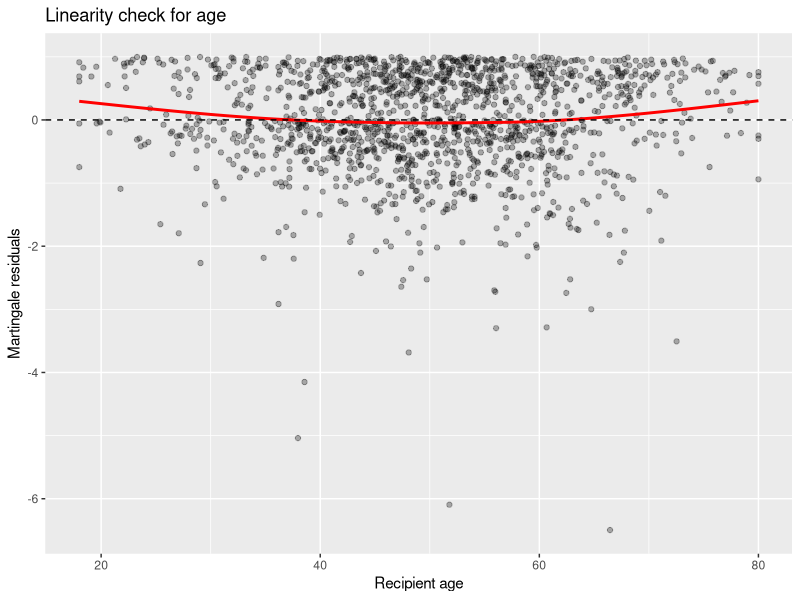
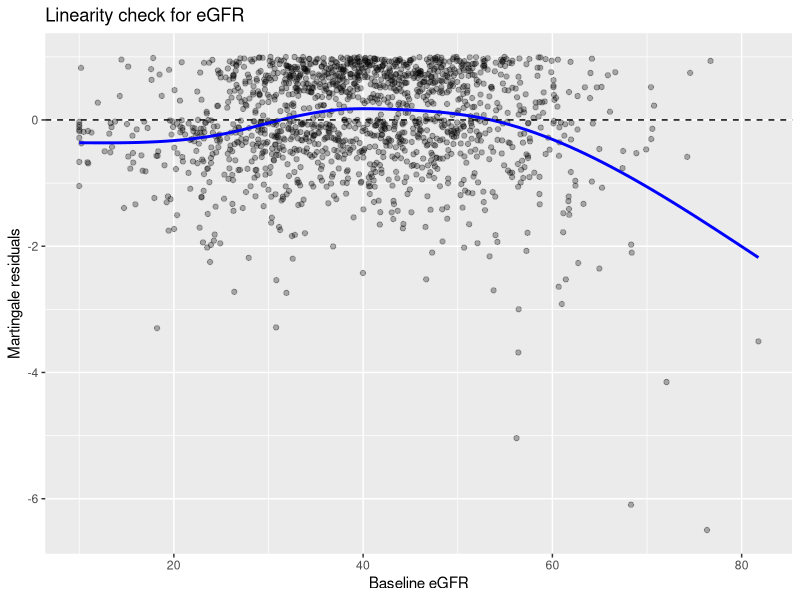
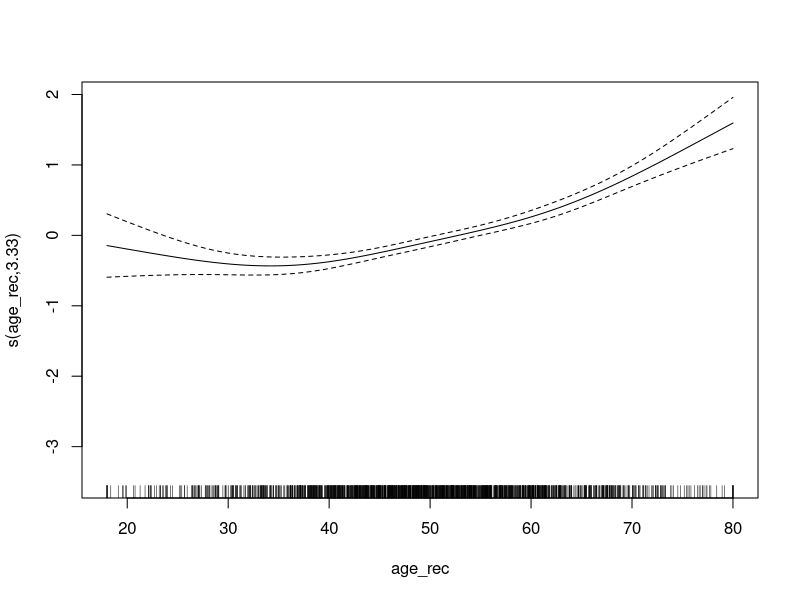
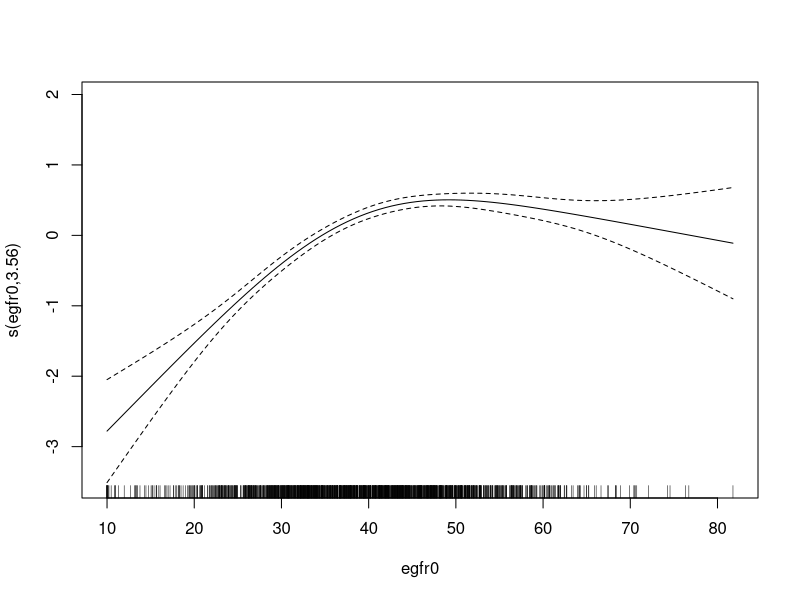
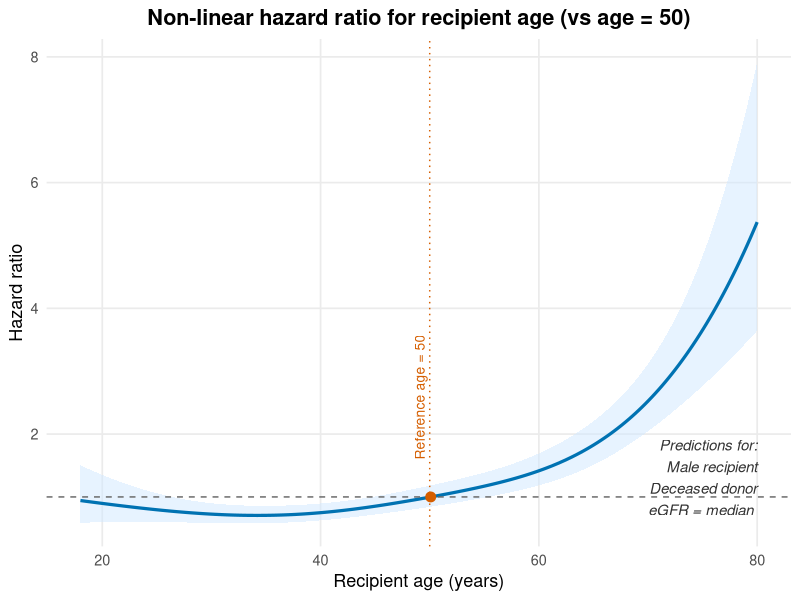
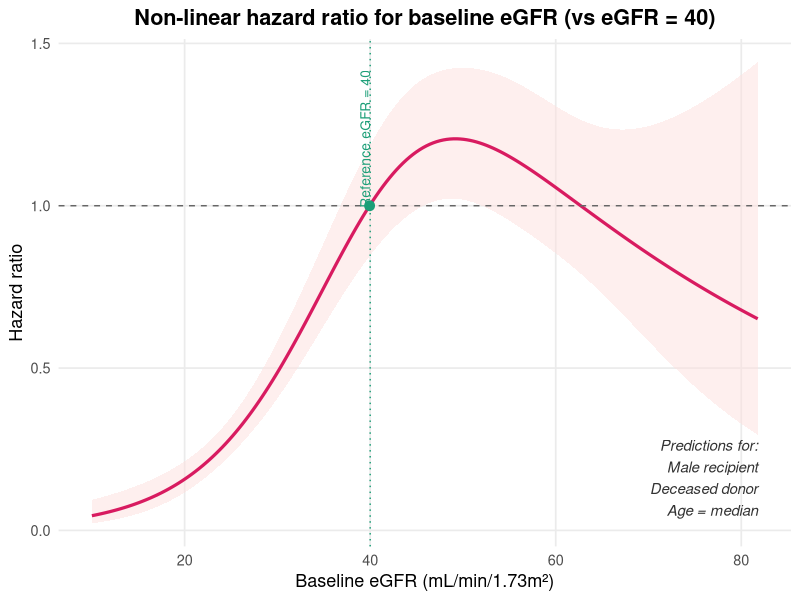

The R script that drew these images, in order:
## ---- chunk 1
knitr::opts_chunk$set(
  message = FALSE,
  warning = FALSE
)
## ---- chunk 2
library(survival)
library(ggplot2)

nonlinear_data <- read.csv("nonlinear_cox_data.csv")

cox_linear <- coxph(
  Surv(time, status) ~ donor_type + 
                        recipient_sex 
                      + age_rec + egfr0,
                        data = nonlinear_data
                        )

mart <- residuals(cox_linear, type = "martingale")

#age
ggplot(nonlinear_data, aes(age_rec, mart)) +
  geom_point(alpha = 0.3) +
  geom_smooth(se = FALSE, col = "red") +
  geom_hline(yintercept = 0, linetype = "dashed") +
  labs(
    x = "Recipient age",
    y = "Martingale residuals",
    title = "Linearity check for age"
  )

#egfr

ggplot(nonlinear_data, aes(egfr0, mart)) +
  geom_point(alpha = 0.3) +
  geom_smooth(se = FALSE, col = "blue") +
  geom_hline(yintercept = 0, linetype = "dashed") +
  labs(
    x = "Baseline eGFR",
    y = "Martingale residuals",
    title = "Linearity check for eGFR"
  )



## ---- chunk 3

#---------nonlinear cox
library(mgcv)

gam_cox <- gam(
  time ~ 
    donor_type + recipient_sex +
    s(age_rec, k = 5, bs = "tp") +
    s(egfr0,   k = 5, bs = "tp"),
  family  = cox.ph(),
  data    = nonlinear_data,
  weights = status   # 1 = event, 0 = censored
)

summary(gam_cox)

plot(gam_cox)

## ---- chunk 4

library(ggplot2)



df<-nonlinear_data

#age
age_seq <- seq(min(df$age_rec), max(df$age_rec), length.out = 200)
new_age <- data.frame(
  age_rec       = age_seq,
  egfr0         = median(df$egfr0),
  donor_type    = "Deceased",
  recipient_sex = "Male"
)

pred <- predict(gam_cox, newdata = new_age, type = "link", se.fit = TRUE)

# Reference at age 50
ref_index <- which.min(abs(age_seq - 50))
ref       <- pred$fit[ref_index]
logHR     <- pred$fit - ref

plot_age <- data.frame(
  age_rec = age_seq,
  HR      = exp(logHR),
  lo      = exp(logHR - 1.96 * pred$se.fit),
  hi      = exp(logHR + 1.96 * pred$se.fit)
)

ref_point <- plot_age[ref_index, ]



ggplot(plot_age, aes(x = age_rec, y = HR)) +
  # CI ribbon
  geom_ribbon(aes(ymin = lo, ymax = hi),
              fill = "#cfe8ff", alpha = 0.5) +
  # HR curve
  geom_line(colour = "#0072B2", linewidth = 1.1) +
  # Horizontal HR=1
  geom_hline(yintercept = 1, linetype = "dashed", colour = "grey40") +
  # Vertical reference at age 50
  geom_vline(xintercept = 50, linetype = "dotted", colour = "#D55E00") +
  # Highlight reference point
  geom_point(data = ref_point,
             aes(x = age_rec, y = HR),
             colour = "#D55E00", size = 3) +
  # Annotation for age 50
  annotate("text",
           x = 50, y = max(plot_age$HR, na.rm = TRUE),
           label = "Reference age = 50",
           colour = "#D55E00", angle = 90,
           vjust = -0.5, hjust = 1.9, size = 3.5) +
  # New annotation for scenario (male recipient + deceased donor)
  annotate("text",
           x = max(plot_age$age_rec),
           y = min(plot_age$HR),
           label = "Predictions for:\nMale recipient\nDeceased donor\neGFR = median ",
           hjust = 1, vjust = 0,
           colour = "grey20", size = 3.8,
           fontface = "italic") +
  labs(
    title = "Non-linear hazard ratio for recipient age (vs age = 50)",
    x     = "Recipient age (years)",
    y     = "Hazard ratio"
  ) +
  theme_minimal(base_size = 13) +
  theme(
    plot.title   = element_text(face = "bold", hjust = 0.5),
    panel.grid.minor = element_blank()
  )


#egfr
egfr_seq <- seq(min(df$egfr0), max(df$egfr0), length.out = 200)

new_egfr <- data.frame(
  age_rec       = median(df$age_rec),
  egfr0         = egfr_seq,
  donor_type    = "Deceased",
  recipient_sex = "Male"
)

pred2 <- predict(gam_cox, newdata = new_egfr, type = "link", se.fit = TRUE)

# Reference at eGFR = 40
ref_index2 <- which.min(abs(egfr_seq - 40))
ref2       <- pred2$fit[ref_index2]
logHR2     <- pred2$fit - ref2

plot_egfr <- data.frame(
  egfr0 = egfr_seq,
  HR    = exp(logHR2),
  lo    = exp(logHR2 - 1.96 * pred2$se.fit),
  hi    = exp(logHR2 + 1.96 * pred2$se.fit)
)

ref_point2 <- plot_egfr[ref_index2, ]

library(ggplot2)

ggplot(plot_egfr, aes(x = egfr0, y = HR)) +
  # CI ribbon
  geom_ribbon(aes(ymin = lo, ymax = hi),
              fill = "#fde0dd", alpha = 0.5) +
  # HR curve
  geom_line(colour = "#D81B60", linewidth = 1.1) +
  # Horizontal HR=1 line
  geom_hline(yintercept = 1, linetype = "dashed", colour = "grey40") +
  # Vertical line at eGFR=40
  geom_vline(xintercept = 40, linetype = "dotted", colour = "#1B9E77") +
  # Highlight reference point
  geom_point(data = ref_point2,
             aes(x = egfr0, y = HR),
             colour = "#1B9E77", size = 3) +
  # Annotation for reference
  annotate("text",
           x = 40, y = max(plot_egfr$HR, na.rm = TRUE),
           label = "Reference eGFR = 40",
           colour = "#1B9E77", angle = 90,
           vjust = 0.001, hjust = 0.5, size = 3.5) +
  # Scenario annotation
  annotate("text",
           x = max(plot_egfr$egfr0),
           y = min(plot_egfr$HR),
           label = "Predictions for:\nMale recipient\nDeceased donor\nAge = median",
           hjust = 1, vjust = 0,
           colour = "grey20", size = 3.8,
           fontface = "italic") +
  labs(
    title = "Non-linear hazard ratio for baseline eGFR (vs eGFR = 40)",
    x     = "Baseline eGFR (mL/min/1.73m²)",
    y     = "Hazard ratio"
  ) +
  theme_minimal(base_size = 13) +
  theme(
    plot.title   = element_text(face = "bold", hjust = 0.5),
    panel.grid.minor = element_blank()
  )



